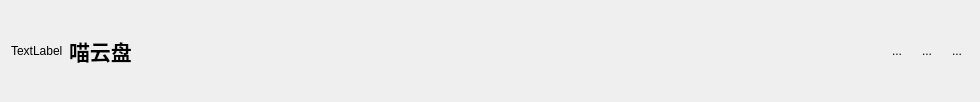
<?xml version="1.0" encoding="UTF-8"?>
<ui version="4.0">
 <class>TitleWg</class>
 <widget class="QWidget" name="TitleWg">
  <property name="geometry">
   <rect>
    <x>0</x>
    <y>0</y>
    <width>980</width>
    <height>102</height>
   </rect>
  </property>
  <property name="windowTitle">
   <string>Form</string>
  </property>
  <layout class="QHBoxLayout" name="horizontalLayout">
   <item>
    <widget class="QLabel" name="logo">
     <property name="text">
      <string>TextLabel</string>
     </property>
    </widget>
   </item>
   <item>
    <widget class="QLabel" name="wgtitle">
     <property name="font">
      <font>
       <family>黑体</family>
       <pointsize>16</pointsize>
       <weight>75</weight>
       <bold>true</bold>
      </font>
     </property>
     <property name="text">
      <string>喵云盘</string>
     </property>
    </widget>
   </item>
   <item>
    <spacer name="horizontalSpacer">
     <property name="orientation">
      <enum>Qt::Horizontal</enum>
     </property>
     <property name="sizeHint" stdset="0">
      <size>
       <width>651</width>
       <height>20</height>
      </size>
     </property>
    </spacer>
   </item>
   <item>
    <widget class="QToolButton" name="set">
     <property name="text">
      <string>...</string>
     </property>
     <property name="icon">
      <iconset resource="qrc.qrc">
       <normaloff>:/MyImages/image/set.png</normaloff>:/MyImages/image/set.png</iconset>
     </property>
     <property name="iconSize">
      <size>
       <width>20</width>
       <height>20</height>
      </size>
     </property>
     <property name="autoRaise">
      <bool>true</bool>
     </property>
    </widget>
   </item>
   <item>
    <widget class="QToolButton" name="min">
     <property name="text">
      <string>...</string>
     </property>
     <property name="icon">
      <iconset resource="qrc.qrc">
       <normaloff>:/MyImages/image/min.png</normaloff>:/MyImages/image/min.png</iconset>
     </property>
     <property name="iconSize">
      <size>
       <width>20</width>
       <height>20</height>
      </size>
     </property>
     <property name="autoRaise">
      <bool>true</bool>
     </property>
    </widget>
   </item>
   <item>
    <widget class="QToolButton" name="close">
     <property name="text">
      <string>...</string>
     </property>
     <property name="icon">
      <iconset resource="qrc.qrc">
       <normaloff>:/MyImages/image/close.png</normaloff>:/MyImages/image/close.png</iconset>
     </property>
     <property name="iconSize">
      <size>
       <width>20</width>
       <height>20</height>
      </size>
     </property>
     <property name="autoRaise">
      <bool>true</bool>
     </property>
    </widget>
   </item>
  </layout>
 </widget>
 <resources>
  <include location="qrc.qrc"/>
 </resources>
 <connections/>
</ui>
